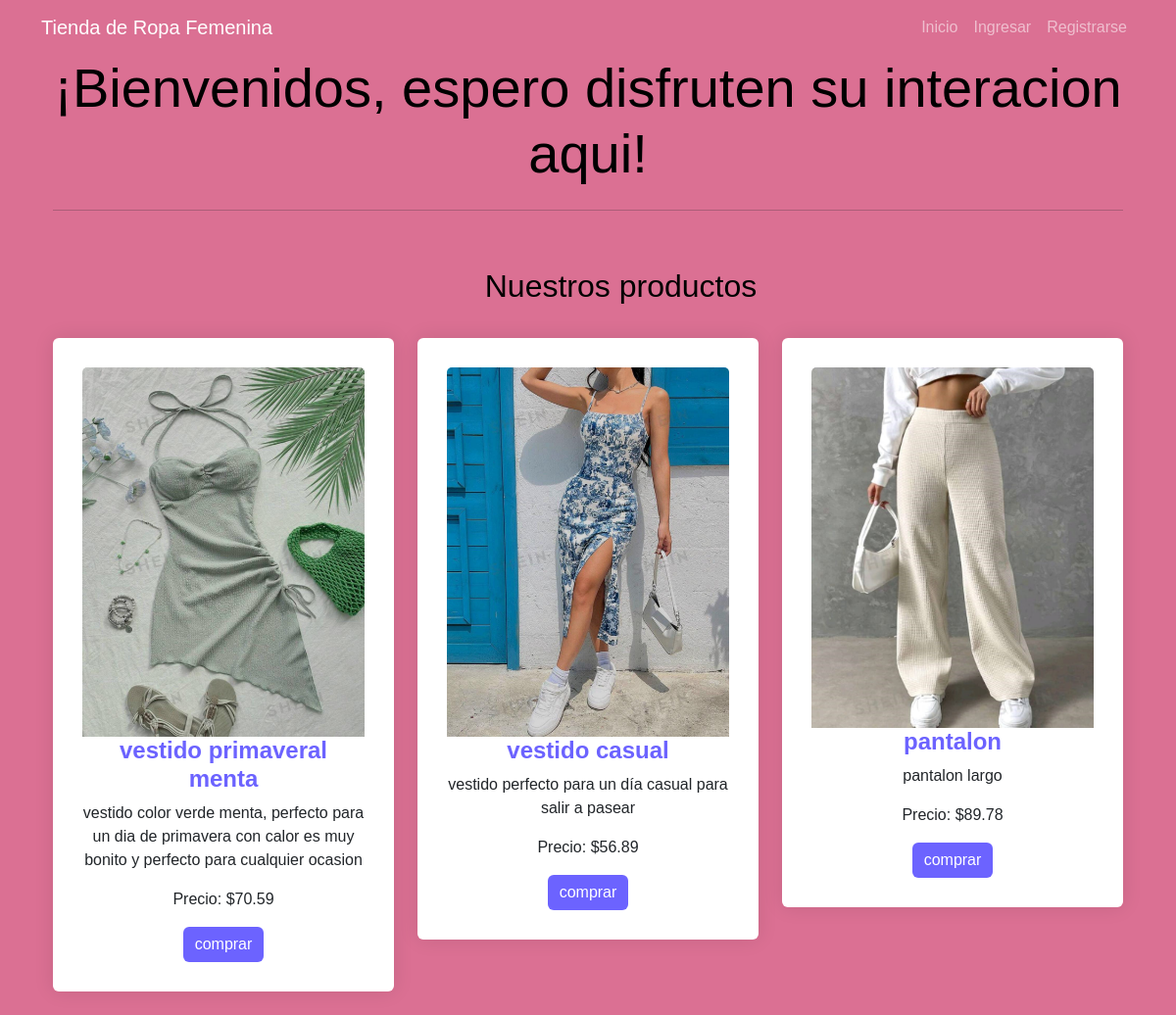
The page / on the database its author committed.
### Tienda/models.py (models this page shows, shortened)
class Product(models.Model):
    title = models.CharField(max_length=100)
    description = models.TextField()
    price = models.DecimalField(max_digits=10, decimal_places=2)
    image = models.ImageField(upload_to='images/')
    user = models.ForeignKey(User, on_delete=models.CASCADE)
    created = models.DateTimeField(auto_now_add=True)
    date_sold = models.DateTimeField(blank=True, null=True)

### Tienda/views.py (the view)
# urls.py: 2. Add a URL to urlpatterns:  path('', views.home, name='home')
def home(request):
    products = Product.objects.all()
    context = {
        'products': products
    }
    return render(request, 'home.html', context)

### Tienda/Templates/home.html (shortened to what this page needs)
{% extends 'base.html' %}
{% block content %}
<div class="d-flex justify-content-center caja">
  <div class="container text-center caja login-container ">
    <h1 id="tit" class="display-4 mb-4">¡Bienvenidos, espero disfruten su interacion aqui!</h1>
    <hr>
    <div class="row mt-4 ">
      <h2 class="tituloproducto">Nuestros productos</h2>
      {% for product in products %}
      <div class="col-md-4 mb-4 ">
        <div class="card contenedor2">
          <div class="card-body contenedor2">
            <img src="{{ product.image.url }}" class="card-img-top imagen" alt="{{ product.title }}">
            <h5 class="card-title">{{ product.title }}</h5>
            <p class="card-text">{{ product.description }}</p>
            <p class="card-text">Precio: ${{ product.price }}</p>
            <a href="{% url 'product_detail' product.id %}" class="btn btn-primary">comprar</a>
          </div>
        </div>
      </div>
      {% endfor %}
    </div>
  </div>
</div>
{% endblock %}

### Tienda/Templates/base.html (shortened to what this page needs)
<!DOCTYPE html>
<html lang="en">
  <head>
    <link rel="stylesheet" href="https://cdn.jsdelivr.net/npm/bootstrap@5.2.0/dist/css/bootstrap.min.css">
  </head>
  <body>
    {% include '_navbar.html' %}
    <div class="container">
      {% block content %}
      {% endblock %}
    </div>
  </body>
</html>

### Tienda/Templates/_navbar.html (shortened to what this page needs)
<nav class="navbar navbar-expand-lg navbar-dark ">
    <div id="divdav" class="container">
        <a class="navbar-brand" href="/">Tienda de Ropa Femenina</a>
        <div  class="collapse navbar-collapse lupe" id="navbarNav divdav">
            <ul class="navbar-nav ms-auto">
                <li class="nav-item">
                    <a href="/" class="nav-link">Inicio</a>
                </li>
                {% if user.is_authenticated %}
                <li class="nav-item">
                    <a href="{% url 'products' %}" class="nav-link">Mis Productos</a>
                </li>
                <li class="nav-item">
                    <a href="{% url 'create_product' %}" class="nav-link">Crear Producto</a>
                </li>
                <li class="nav-item">
                    <a href="{% url 'signout' %}" class="nav-link">Salir</a>
                </li>
                {% else %}
                <li class="nav-item">
                    <a href="{% url 'signin' %}" class="nav-link">Ingresar</a>
                </li>
                <li class="nav-item">
                    <a href="{% url 'signup' %}" class="nav-link">Registrarse</a>
                </li>
                {% endif %}
            </ul>
        </div>
    </div>
</nav>

### Tienda/Templates/base.html (style rules this page uses)
body { background-color: palevioletred; font-family: Arial, Helvetica, sans-serif; }
.card { border: none; box-shadow: 0 0 20px rgba(0, 0, 0, 0.1); }
.card-title { color: #6c63ff; font-size: 24px; font-weight: bold; }
.card-body { padding: 30px; }
.btn-primary { background-color: #6c63ff; border: none; transition: background-color 0.3s ease; }

### Tienda/Templates/home.html (style rules this page uses)
#tit { color: black; }
.tituloproducto { color: black; margin: 3%; }

### rows shown on the page
Product: image (picture), title "vestido primaveral menta", description "vestido color verde menta, perfecto para un dia de primavera con calor es muy bonito y perfecto para cualquier ocasion", price "70.59"
Product: image (picture), title "vestido casual", description "vestido perfecto para un día casual para salir a pasear", price "56.89"
Product: image (picture), title "pantalon", description "pantalon largo", price "89.78"
